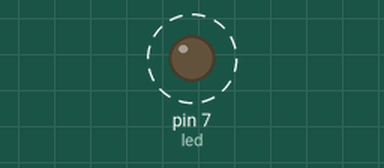
Recording of a sketch running on a simulated Arduino Uno, built with avr-gcc and run on an emulated ATmega328P. On the bench: output pins drawn as LEDs (lit = HIGH). Dashed ring = blinking.

Above: at 0.19 s.
Timing chart, 0 to 3.5 s (numbered marks = the images above):
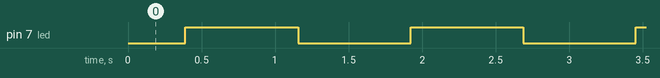

The sketch:

Fadinglight.ino
```cpp
int led = 7;
int brightness = 0;
int fading = 5;

void setup() {
  pinMode(led, OUTPUT);
}

void loop() {
analogWrite(led, brightness);

brightness = brightness + fading;

if (brightness <= 0 || brightness >= 255) {
  fading = -fading;
}
delay(15);
}
```

Measured:
- by itself, pin 7 (led): alternates HIGH for 0.77 s and LOW for 0.77 s
